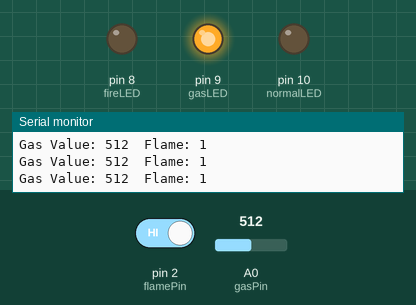
This sketch was run on a simulated Arduino Uno, built with avr-gcc and run on an emulated ATmega328P. Shown: output pins drawn as LEDs (lit = HIGH), the last lines printed to the serial monitor. The test bench sets the inputs (shaded band); at power-on: A0 (gasPin) = 512, pin 2 (flamePin) HIGH.

Above: at 1.2 s.
1.3 s: A0 (gasPin) set to 307
2.8 s: A0 (gasPin) set to 290
At 3.1 s:
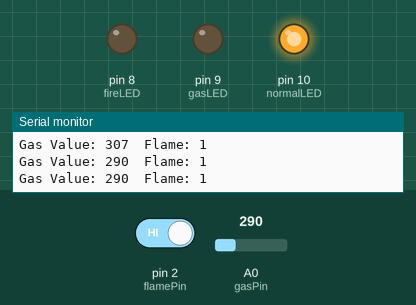
4.3 s: pin 2 (flamePin) driven LOW
At 5.6 s:
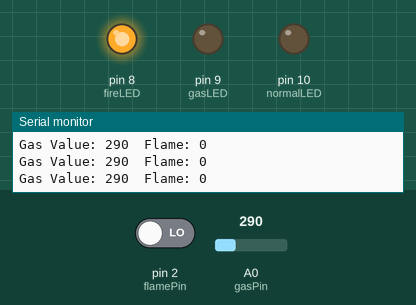
5.9 s: pin 2 (flamePin) driven HIGH
At 7.1 s:
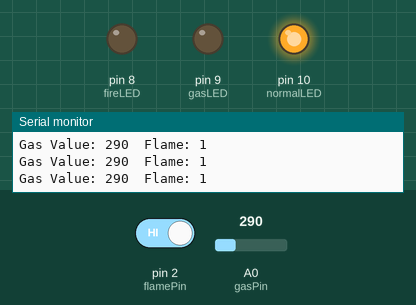
7.5 s: A0 (gasPin) set to 306
At 8.4 s:
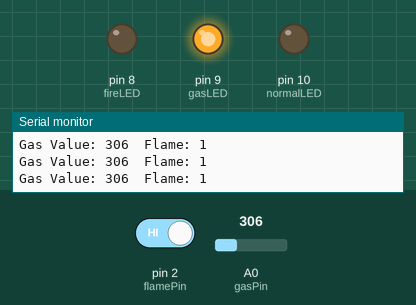
Timing chart, 0 to 10.1 s (numbered marks = the images above; inputs shaded):
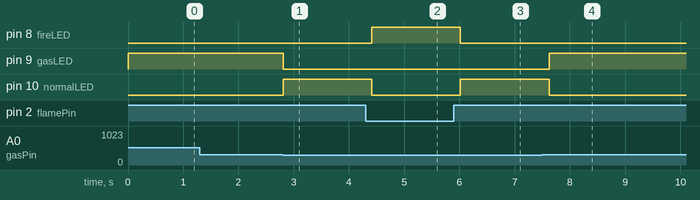

The sketch:

code.ino
```cpp
const int flamePin = 2;     // Flame sensor DO
const int gasPin = A0;      // MQ2 AO

const int fireLED = 8;
const int gasLED = 9;
const int normalLED = 10;

int gasThreshold = 300;     // Adjust after testing

void setup() {
  pinMode(flamePin, INPUT);

  pinMode(fireLED, OUTPUT);
  pinMode(gasLED, OUTPUT);
  pinMode(normalLED, OUTPUT);

  Serial.begin(9600);
}

void loop() {

  int flame = digitalRead(flamePin);
  int gasValue = analogRead(gasPin);

  Serial.print("Gas Value: ");
  Serial.print(gasValue);
  Serial.print("  Flame: ");
  Serial.println(flame);

  // Flame sensor outputs LOW when fire is detected
  if (flame == LOW) {
    digitalWrite(fireLED, HIGH);
    digitalWrite(gasLED, LOW);
    digitalWrite(normalLED, LOW);
  }
  else if (gasValue > gasThreshold) {
    digitalWrite(fireLED, LOW);
    digitalWrite(gasLED, HIGH);
    digitalWrite(normalLED, LOW);
  }
  else {
    digitalWrite(fireLED, LOW);
    digitalWrite(gasLED, LOW);
    digitalWrite(normalLED, HIGH);
  }

  delay(200);
}
```

Measured:
- the behaviour switches between 301 and 300 on A0 (gasPin) (found by bisection; images 0 and 1)
- after the input at 2.8 s, pin 9 (gasLED): HIGH → LOW at once; pin 10 (normalLED): LOW → HIGH at once
- after the input at 4.3 s, pin 8 (fireLED): LOW → HIGH after 0.11 s; pin 10 (normalLED): HIGH → LOW after 0.11 s
- after the input at 5.9 s, pin 8 (fireLED): HIGH → LOW after 0.12 s; pin 10 (normalLED): LOW → HIGH after 0.12 s
- after the input at 7.5 s, pin 9 (gasLED): LOW → HIGH after 0.12 s; pin 10 (normalLED): HIGH → LOW after 0.12 s
